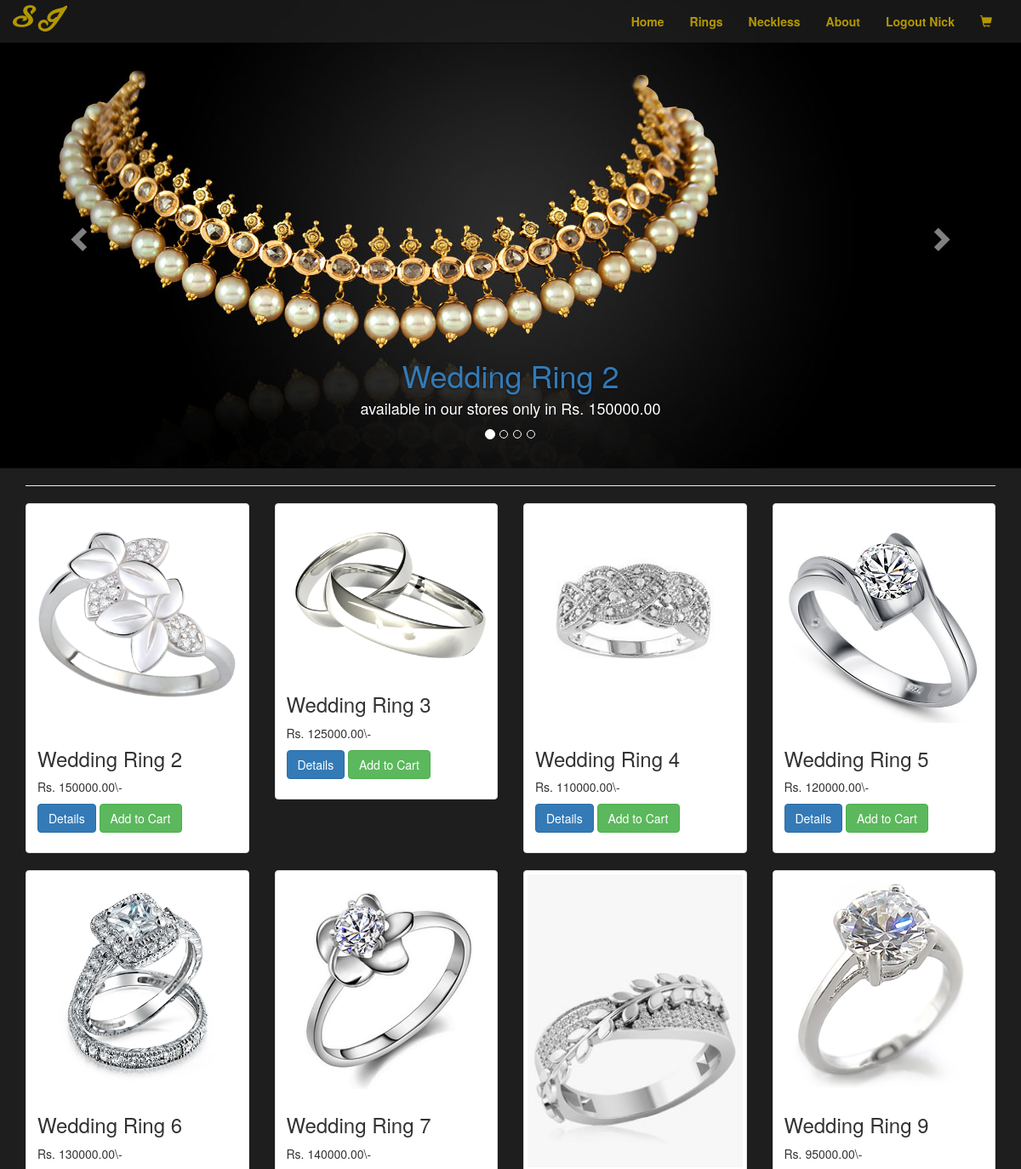
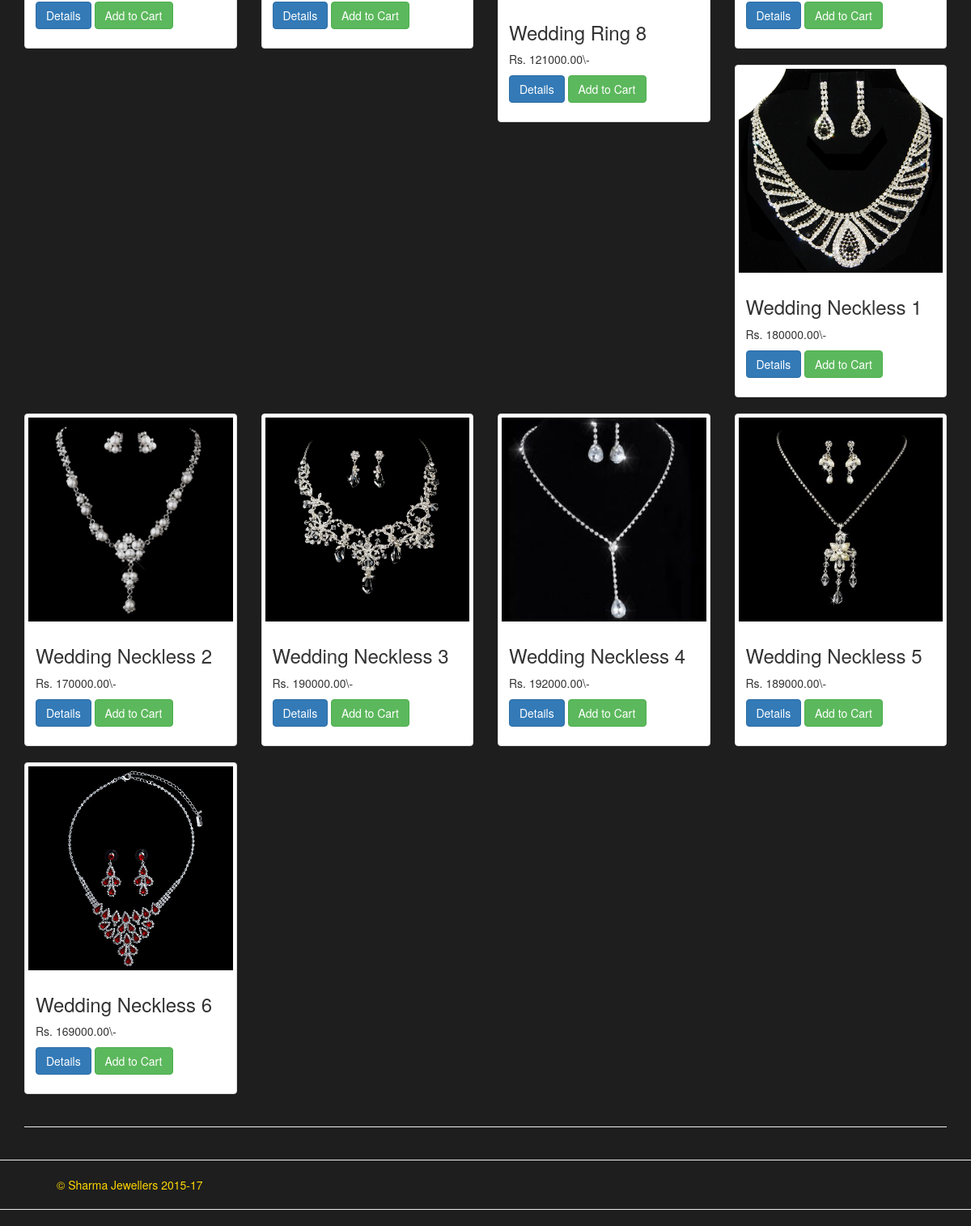
Screenshot of / (signed in) with the database file from the repository (2 pictures, top to bottom).
### shop/models.py (models this page shows, shortened)
class Product(models.Model):
    category = models.ForeignKey(Category)
    p_name = models.CharField(max_length = 100)
    p_detail = models.TextField()
    p_cost = models.DecimalField(max_digits = 10, decimal_places = 2)
    p_photo = models.ImageField(blank=True, upload_to='product_photo')

### shop/views.py (the view)
# urls.py: url(r'^$', views.index, name='home'),
def index(request):
    if not request.user.is_authenticated():
        return render(request, 'shop/login.html')
    else:
        products = Product.objects.all()
        corproducts = products[:4]
        context = {'products':products, 'user':request.user, 'corproducts':corproducts}
        return render(request, 'shop/index.html', context)

### shop/templates/shop/index.html (shortened to what this page needs)
{% extends 'shop/base.html' %}
{% block body %}
<div id="carousel-example-generic" class="carousel slide" data-ride="carousel">
  <ol class="carousel-indicators">
    <li data-target="#carousel-example-generic" data-slide-to="0" class="active"></li>
    <li data-target="#carousel-example-generic" data-slide-to="1"></li>
    <li data-target="#carousel-example-generic" data-slide-to="2"></li>
    <li data-target="#carousel-example-generic" data-slide-to="2"></li>
  </ol>
  <div class="carousel-inner" role="listbox">
    {% for corproduct in corproducts %}
    <div class="item {% if forloop.counter0 == 0 %}active{% endif %}">
      {% load staticfiles %}
      <img src="{% static 'shop/new.jpg'%}" alt="img">
      <div class="carousel-caption">
        <h1><a href="{% url 'shop:detail' corproduct.id %}">{{ corproduct.p_name }}</a></h1>
        <h4>available in our stores only in Rs. {{ corproduct.p_cost }}</h4>
      </div>
    </div>
    {% endfor %}
  </div>
  <a class="left carousel-control" href="#carousel-example-generic" role="button" data-slide="prev">
    <span class="glyphicon glyphicon-chevron-left" aria-hidden="true"></span>
  </a>
  <a class="right carousel-control" href="#carousel-example-generic" role="button" data-slide="next">
    <span class="glyphicon glyphicon-chevron-right" aria-hidden="true"></span>
  </a>
</div>
<div class="container">
<hr class="divider">
<div class="row">
  {% for product in products %}
  <div class="col-sm-6 col-md-3 col-sm-12">
    <div class="thumbnail">
      <img src="{{ product.p_photo.url }}" alt="img" width="100%" >
      <div class="caption">
        <h3>{{ product.p_name }}</h3>
        <p>Rs. {{ product.p_cost }}\-</p>
        <p><a href="{% url 'shop:detail' product.id %}" method="post" class="btn btn-primary" role="button" onclick="alert('This costs {{product.p_cost}}')">Details</a>
            <a href="{% url 'shop:addToCart' product.id %}" class="btn btn-success">Add to Cart</a>
        </p>
      </div>
    </div>
  </div>
  {% endfor %}
</div>
<hr class="divider">
</div>
{% endblock %}

### shop/templates/shop/base.html (shortened to what this page needs)
<!DOCTYPE html>
<html lang="en">
  <head>
    {% load staticfiles %}
    <link href="{% static 'shop/bootstrap/css/bootstrap.min.css' %}" rel="stylesheet">
    <link href="{% static 'shop/bootstrap/css/style.css' %}" rel="stylesheet">
  </head>
  <body>
    <nav class="navbar navbar-inverse navbar-fixed-top" style="border-radius:0px !important;margin-bottom:0px;">
      <div class="container-fluid">
        <div class="navbar-header">
          <a class="navbar-brand" href="{% url 'shop:home' %}"><span id="lione">S J</span></a>
        </div>
        <div class="collapse navbar-collapse" id="bs-example-navbar-collapse-1">
            <ul class="nav navbar-nav navbar-center">
              <li><a href="{% url 'shop:home' %}"><span id="lione">Home </span><span class="sr-only">(current)</span></a></li>
              <li><a href="{% url 'shop:home' %}"><span id="lione">Rings </span></a></li>
              <li><a href="{% url 'shop:home' %}"><span id="lione">Neckless </span></a></li>
              <li><a href="{% url 'shop:about' %}"><span id="lione">About </span></a></li>
              {% if user.username %} <li><a href="{% url 'shop:logout' %}"><span id="lione">Logout {{user.username}}</span></a></li>{% endif %}
              <li><a href="{% url 'shop:cart' %}"><span class="glyphicon glyphicon-shopping-cart" style="color:gold;"></span></a></li>
            </ul>
        </div>
      </div>
    </nav>
    {% block body %}{% endblock %}
    <hr class="divider">
    <footer style="color:gold;margin-left:70px;">&copy Sharma Jewellers 2015-17</footer>
    <hr class="divider">
  </body>
</html>

### rows the page displays
Product: p_name "Wedding Ring 2", p_cost "150000.00", p_photo (picture)
Product: p_photo (picture), p_name "Wedding Ring 3", p_cost "125000.00"
Product: p_photo (picture), p_name "Wedding Ring 4", p_cost "110000.00"
Product: p_photo (picture), p_name "Wedding Ring 5", p_cost "120000.00"
Product: p_photo (picture), p_name "Wedding Ring 6", p_cost "130000.00"
Product: p_photo (picture), p_name "Wedding Ring 7", p_cost "140000.00"
Product: p_photo (picture), p_name "Wedding Ring 8", p_cost "121000.00"
Product: p_photo (picture), p_name "Wedding Ring 9", p_cost "95000.00"
Product: p_photo (picture), p_name "Wedding Neckless 1", p_cost "180000.00"
Product: p_photo (picture), p_name "Wedding Neckless 2", p_cost "170000.00"
Product: p_photo (picture), p_name "Wedding Neckless 3", p_cost "190000.00"
Product: p_photo (picture), p_name "Wedding Neckless 4", p_cost "192000.00"
Product: p_photo (picture), p_name "Wedding Neckless 5", p_cost "189000.00"
Product: p_photo (picture), p_name "Wedding Neckless 6", p_cost "169000.00"

### other values shown
{{ user.username }} "Nick"
